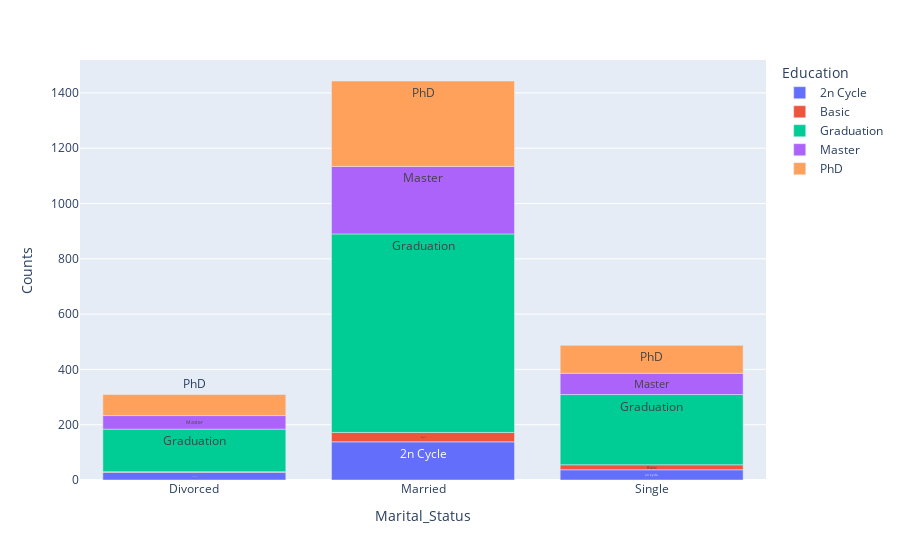

Source (notebook cell):
### Markdown cell above
###  c. education distribution by marital status

### Code cell
edubymar= data.groupby(['Marital_Status','Education']).size().reset_index()
edubymar.rename(columns = {0:'Counts'}, inplace = True)
print(edubymar)

fig = px.bar(edubymar, x="Marital_Status", y="Counts", color="Education", text="Education")
fig.show()

### Figure 1 — Plotly figure (JSON) as saved in the notebook; plotly's stock layout.template omitted (floating-point values rounded to 4 significant figures)
{"data": [{"alignmentgroup": "True", "hovertemplate": "Education=%{text}<br>Marital_Status=%{x}<br>Counts=%{y}<extra></extra>", "legendgroup": "2n Cycle", "marker": {"color": "#636efa", "pattern": {"shape": ""}}, "name": "2n Cycle", "offsetgroup": "2n Cycle", "orientation": "v", "showlegend": true, "text": ["2n Cycle", "2n Cycle", "2n Cycle"], "textposition": "auto", "type": "bar", "x": ["Divorced", "Married", "Single"], "xaxis": "x", "y": [28, 138, 37], "yaxis": "y"}, {"alignmentgroup": "True", "hovertemplate": "Education=%{text}<br>Marital_Status=%{x}<br>Counts=%{y}<extra></extra>", "legendgroup": "Basic", "marker": {"color": "#EF553B", "pattern": {"shape": ""}}, "name": "Basic", "offsetgroup": "Basic", "orientation": "v", "showlegend": true, "text": ["Basic", "Basic", "Basic"], "textposition": "auto", "type": "bar", "x": ["Divorced", "Married", "Single"], "xaxis": "x", "y": [2, 34, 18], "yaxis": "y"}, {"alignmentgroup": "True", "hovertemplate": "Education=%{text}<br>Marital_Status=%{x}<br>Counts=%{y}<extra></extra>", "legendgroup": "Graduation", "marker": {"color": "#00cc96", "pattern": {"shape": ""}}, "name": "Graduation", "offsetgroup": "Graduation", "orientation": "v", "showlegend": true, "text": ["Graduation", "Graduation", "Graduation"], "textposition": "auto", "type": "bar", "x": ["Divorced", "Married", "Single"], "xaxis": "x", "y": [154, 718, 254], "yaxis": "y"}, {"alignmentgroup": "True", "hovertemplate": "Education=%{text}<br>Marital_Status=%{x}<br>Counts=%{y}<extra></extra>", "legendgroup": "Master", "marker": {"color": "#ab63fa", "pattern": {"shape": ""}}, "name": "Master", "offsetgroup": "Master", "orientation": "v", "showlegend": true, "text": ["Master", "Master", "Master"], "textposition": "auto", "type": "bar", "x": ["Divorced", "Married", "Single"], "xaxis": "x", "y": [49, 244, 77], "yaxis": "y"}, {"alignmentgroup": "True", "hovertemplate": "Education=%{text}<br>Marital_Status=%{x}<br>Counts=%{y}<extra></extra>", "legendgroup": "PhD", "marker": {"color": "#FFA15A", "pattern": {"shape": ""}}, "name": "PhD", "offsetgroup": "PhD", "orientation": "v", "showlegend": true, "text": ["PhD", "PhD", "PhD"], "textposition": "auto", "type": "bar", "x": ["Divorced", "Married", "Single"], "xaxis": "x", "y": [76, 309, 101], "yaxis": "y"}], "layout": {"barmode": "relative", "legend": {"title": {"text": "Education"}, "tracegroupgap": 0}, "margin": {"t": 60}, "xaxis": {"anchor": "y", "domain": [0, 1], "title": {"text": "Marital_Status"}}, "yaxis": {"anchor": "x", "domain": [0, 1], "title": {"text": "Counts"}}}}
